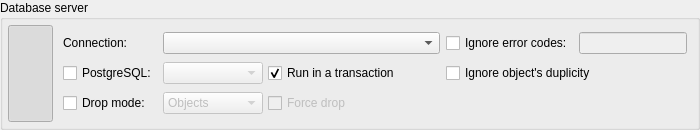
           <widget class="QGroupBox" name="export_to_dbms_gb">
            <property name="sizePolicy">
             <sizepolicy hsizetype="Preferred" vsizetype="Fixed">
              <horstretch>0</horstretch>
              <verstretch>0</verstretch>
             </sizepolicy>
            </property>
            <property name="focusPolicy">
             <enum>Qt::FocusPolicy::StrongFocus</enum>
            </property>
            <property name="title">
             <string>Database server</string>
            </property>
            <property name="checkable">
             <bool>false</bool>
            </property>
            <layout class="QGridLayout" name="gridLayout_9">
             <property name="leftMargin">
              <number>5</number>
             </property>
             <property name="topMargin">
              <number>5</number>
             </property>
             <property name="rightMargin">
              <number>5</number>
             </property>
             <property name="bottomMargin">
              <number>5</number>
             </property>
             <property name="spacing">
              <number>5</number>
             </property>
             <item row="0" column="2">
              <widget class="QWidget" name="export_to_dbms_wgt" native="true">
               <property name="sizePolicy">
                <sizepolicy hsizetype="Preferred" vsizetype="Preferred">
                 <horstretch>0</horstretch>
                 <verstretch>0</verstretch>
                </sizepolicy>
               </property>
               <layout class="QGridLayout" name="gridLayout">
                <property name="leftMargin">
                 <number>5</number>
                </property>
                <property name="topMargin">
                 <number>5</number>
                </property>
                <property name="rightMargin">
                 <number>5</number>
                </property>
                <property name="bottomMargin">
                 <number>5</number>
                </property>
                <item row="0" column="0">
                 <widget class="QLabel" name="connections_lbl">
                  <property name="enabled">
                   <bool>true</bool>
                  </property>
                  <property name="sizePolicy">
                   <sizepolicy hsizetype="Fixed" vsizetype="Fixed">
                    <horstretch>0</horstretch>
                    <verstretch>0</verstretch>
                   </sizepolicy>
                  </property>
                  <property name="minimumSize">
                   <size>
                    <width>0</width>
                    <height>0</height>
                   </size>
                  </property>
                  <property name="text">
                   <string>Connection:</string>
                  </property>
                 </widget>
                </item>
                <item row="0" column="1">
                 <widget class="QComboBox" name="connections_cmb">
                  <property name="enabled">
                   <bool>true</bool>
                  </property>
                  <property name="minimumSize">
                   <size>
                    <width>0</width>
                    <height>0</height>
                   </size>
                  </property>
                  <property name="insertPolicy">
                   <enum>QComboBox::InsertPolicy::InsertAlphabetically</enum>
                  </property>
                  <property name="sizeAdjustPolicy">
                   <enum>QComboBox::SizeAdjustPolicy::AdjustToContents</enum>
                  </property>
                  <property name="iconSize">
                   <size>
                    <width>22</width>
                    <height>22</height>
                   </size>
                  </property>
                 </widget>
                </item>
                <item row="3" column="1">
                 <layout class="QHBoxLayout" name="horizontalLayout_12">
                  <property name="spacing">
                   <number>5</number>
                  </property>
                  <item>
                   <widget class="QComboBox" name="drop_mode_cmb">
                    <property name="enabled">
                     <bool>false</bool>
                    </property>
                    <property name="minimumSize">
                     <size>
                      <width>100</width>
                      <height>0</height>
                     </size>
                    </property>
                    <item>
                     <property name="text">
                      <string>Objects</string>
                     </property>
                    </item>
                    <item>
                     <property name="text">
                      <string>Database</string>
                     </property>
                    </item>
                   </widget>
                  </item>
                  <item>
                   <widget class="QCheckBox" name="force_db_drop_chk">
                    <property name="enabled">
                     <bool>false</bool>
                    </property>
                    <property name="sizePolicy">
                     <sizepolicy hsizetype="Preferred" vsizetype="Fixed">
                      <horstretch>0</horstretch>
                      <verstretch>0</verstretch>
                     </sizepolicy>
                    </property>
                    <property name="toolTip">
                     <string>&lt;p&gt;If the current user has the proper permissions, this option causes the termination of all existing connections to the target database before dropping it. This option takes effect only on &lt;strong&gt;PostgreSQL 13+&lt;strong&gt;, thus it'll be ignored on older versions.&lt;/p&gt;</string>
                    </property>
                    <property name="text">
                     <string>Force drop</string>
                    </property>
                   </widget>
                  </item>
                  <item>
                   <spacer name="horizontalSpacer_5">
                    <property name="orientation">
                     <enum>Qt::Orientation::Horizontal</enum>
                    </property>
                    <property name="sizeHint" stdset="0">
                     <size>
                      <width>40</width>
                      <height>20</height>
                     </size>
                    </property>
                   </spacer>
                  </item>
                 </layout>
                </item>
                <item row="1" column="0">
                 <widget class="QCheckBox" name="pgsqlvers_chk">
                  <property name="enabled">
                   <bool>true</bool>
                  </property>
                  <property name="sizePolicy">
                   <sizepolicy hsizetype="Fixed" vsizetype="Fixed">
                    <horstretch>0</horstretch>
                    <verstretch>0</verstretch>
                   </sizepolicy>
                  </property>
                  <property name="statusTip">
                   <string>PostgreSQL version in which the SQL code should be generated. It is recommended to select this option only when the version of the DBMS, somehow, is not identifiable or if you need to generate a specific version of SQL code for test purposes.</string>
                  </property>
                  <property name="text">
                   <string>PostgreSQL:</string>
                  </property>
                  <property name="checked">
                   <bool>false</bool>
                  </property>
                  <property name="autoExclusive">
                   <bool>false</bool>
                  </property>
                 </widget>
                </item>
                <item row="1" column="1">
                 <layout class="QHBoxLayout" name="horizontalLayout_9">
                  <property name="spacing">
                   <number>5</number>
                  </property>
                  <item>
                   <widget class="QComboBox" name="pgsqlvers1_cmb">
                    <property name="enabled">
                     <bool>false</bool>
                    </property>
                    <property name="sizePolicy">
                     <sizepolicy hsizetype="Preferred" vsizetype="Fixed">
                      <horstretch>0</horstretch>
                      <verstretch>0</verstretch>
                     </sizepolicy>
                    </property>
                    <property name="minimumSize">
                     <size>
                      <width>100</width>
                      <height>0</height>
                     </size>
                    </property>
                    <property name="maximumSize">
                     <size>
                      <width>16777215</width>
                      <height>16777215</height>
                     </size>
                    </property>
                    <property name="toolTip">
                     <string/>
                    </property>
                    <property name="insertPolicy">
                     <enum>QComboBox::InsertPolicy::InsertAtBottom</enum>
                    </property>
                    <property name="sizeAdjustPolicy">
                     <enum>QComboBox::SizeAdjustPolicy::AdjustToContents</enum>
                    </property>
                    <property name="iconSize">
                     <size>
                      <width>28</width>
                      <height>28</height>
                     </size>
                    </property>
                   </widget>
                  </item>
                  <item>
                   <widget class="QCheckBox" name="run_in_transaction_chk">
                    <property name="sizePolicy">
                     <sizepolicy hsizetype="Fixed" vsizetype="Fixed">
                      <horstretch>0</horstretch>
                      <verstretch>0</verstretch>
                     </sizepolicy>
                    </property>
                    <property name="toolTip">
                     <string>&lt;p&gt;Run the generated commands in a single transaction block. In case of errors, all changes are rolled back. &lt;strong&gt;NOTE:&lt;/strong&gt; This option has no effect for roles, tablespace and database DDL commands.&lt;/p&gt;</string>
                    </property>
                    <property name="statusTip">
                     <string/>
                    </property>
                    <property name="text">
                     <string>Run in a transaction</string>
                    </property>
                    <property name="checked">
                     <bool>true</bool>
                    </property>
                   </widget>
                  </item>
                  <item>
                   <spacer name="horizontalSpacer_2">
                    <property name="orientation">
                     <enum>Qt::Orientation::Horizontal</enum>
                    </property>
                    <property name="sizeHint" stdset="0">
                     <size>
                      <width>40</width>
                      <height>20</height>
                     </size>
                    </property>
                   </spacer>
                  </item>
                 </layout>
                </item>
                <item row="3" column="0">
                 <widget class="QCheckBox" name="drop_chk">
                  <property name="enabled">
                   <bool>true</bool>
                  </property>
                  <property name="sizePolicy">
                   <sizepolicy hsizetype="Minimum" vsizetype="Fixed">
                    <horstretch>0</horstretch>
                    <verstretch>0</verstretch>
                   </sizepolicy>
                  </property>
                  <property name="toolTip">
                   <string>&lt;p&gt;If &lt;strong&gt;Database&lt;/strong&gt; is checked pgModeler will destroy the database if already exists on the server. When &lt;strong&gt;Objects&lt;/strong&gt; is checked pgModeler will execute the DROP command attached to SQL-enabled objects. &lt;strong&gt;WARNING:&lt;/strong&gt; this option leads to data loss so make sure to have a backup before exporting.&lt;/p&gt;</string>
                  </property>
                  <property name="statusTip">
                   <string/>
                  </property>
                  <property name="text">
                   <string>Drop mode:</string>
                  </property>
                 </widget>
                </item>
                <item row="0" column="2">
                 <layout class="QHBoxLayout" name="horizontalLayout_10">
                  <property name="bottomMargin">
                   <number>0</number>
                  </property>
                  <item>
                   <widget class="QCheckBox" name="ignore_error_codes_chk">
                    <property name="enabled">
                     <bool>true</bool>
                    </property>
                    <property name="sizePolicy">
                     <sizepolicy hsizetype="Fixed" vsizetype="Fixed">
                      <horstretch>0</horstretch>
                      <verstretch>0</verstretch>
                     </sizepolicy>
                    </property>
                    <property name="toolTip">
                     <string>This advanced option causes pgModeler to ignore extra errors by their numeric codes. These errors must be informed in the input below and separeted by space. For the complete list of error codes check the PostgreSQL docs, section &lt;strong&gt; Appendix A. PostgreSQL Error Codes&lt;/strong&gt;. &lt;strong&gt;WARNING:&lt;/strong&gt; use this option with extreme care since it can interfere in final export result.</string>
                    </property>
                    <property name="statusTip">
                     <string/>
                    </property>
                    <property name="text">
                     <string>Ignore error codes:</string>
                    </property>
                   </widget>
                  </item>
                  <item>
                   <widget class="QLineEdit" name="error_codes_edt">
                    <property name="enabled">
                     <bool>false</bool>
                    </property>
                    <property name="sizePolicy">
                     <sizepolicy hsizetype="Expanding" vsizetype="Fixed">
                      <horstretch>0</horstretch>
                      <verstretch>0</verstretch>
                     </sizepolicy>
                    </property>
                    <property name="clearButtonEnabled">
                     <bool>true</bool>
                    </property>
                   </widget>
                  </item>
                 </layout>
                </item>
                <item row="1" column="2">
                 <widget class="QCheckBox" name="ignore_dup_chk">
                  <property name="enabled">
                   <bool>true</bool>
                  </property>
                  <property name="sizePolicy">
                   <sizepolicy hsizetype="Expanding" vsizetype="Fixed">
                    <horstretch>0</horstretch>
                    <verstretch>0</verstretch>
                   </sizepolicy>
                  </property>
                  <property name="toolTip">
                   <string>&lt;p&gt;pgModeler ignores errors generated by duplicated objects and creates only that ones which does not exists in the database. This option may be used when an object was created after a previous model export.&lt;/p&gt;</string>
                  </property>
                  <property name="statusTip">
                   <string/>
                  </property>
                  <property name="text">
                   <string>Ignore object's duplicity</string>
                  </property>
                 </widget>
                </item>
               </layout>
              </widget>
             </item>
             <item row="0" column="0">
              <widget class="QToolButton" name="export_to_dbms_tb">
               <property name="enabled">
                <bool>true</bool>
               </property>
               <property name="sizePolicy">
                <sizepolicy hsizetype="Fixed" vsizetype="Fixed">
                 <horstretch>0</horstretch>
                 <verstretch>0</verstretch>
                </sizepolicy>
               </property>
               <property name="text">
                <string/>
               </property>
               <property name="icon">
                <iconset resource="../../res/resources.qrc">
                 <normaloff>:/images/images/exporttodbms.png</normaloff>:/images/images/exporttodbms.png</iconset>
               </property>
               <property name="iconSize">
                <size>
                 <width>37</width>
                 <height>90</height>
                </size>
               </property>
               <property name="checkable">
                <bool>true</bool>
               </property>
               <property name="checked">
                <bool>true</bool>
               </property>
               <property name="autoExclusive">
                <bool>false</bool>
               </property>
               <property name="autoRaise">
                <bool>true</bool>
               </property>
              </widget>
             </item>
            </layout>
           </widget>
